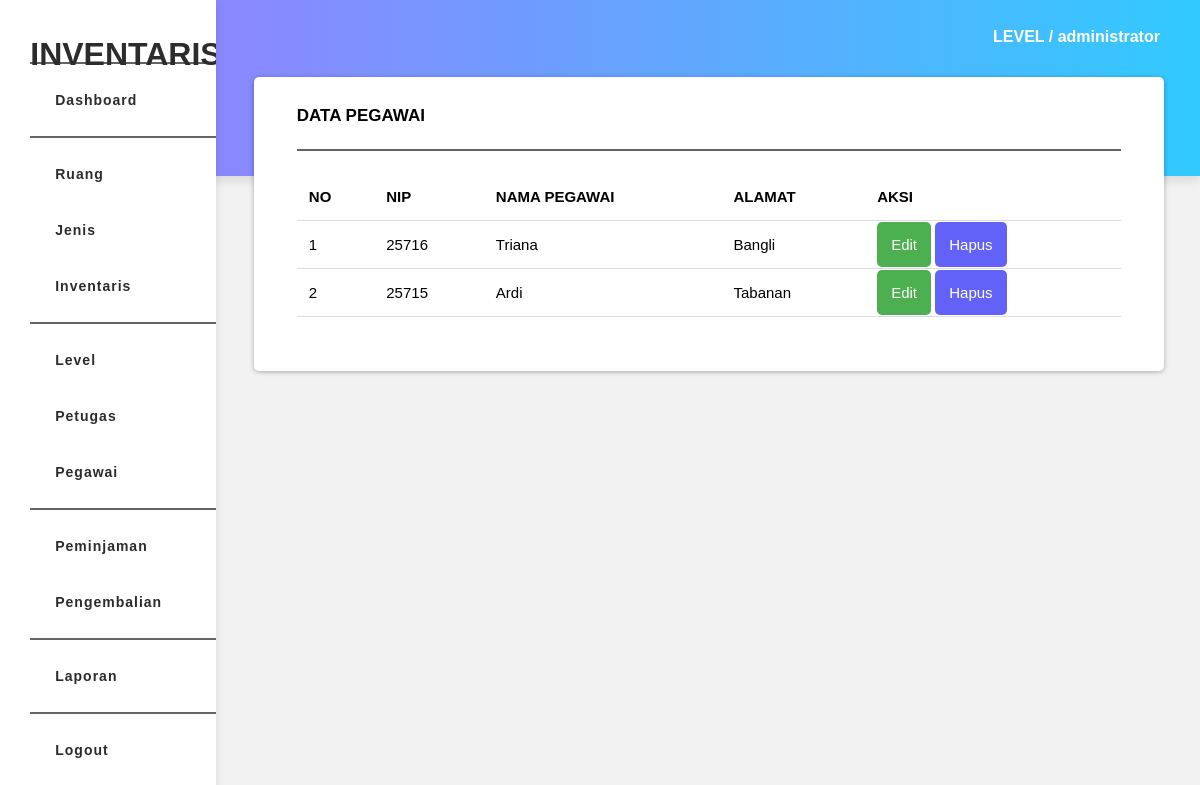
The app's page /views/pegawai/view_pegawai.php (signed in) with its own data.
### tables this page shows
CREATE TABLE `pegawai` (
  `id_pegawai` int(11) NOT NULL,
  `nama_pegawai` varchar(30) NOT NULL,
  `nip` varchar(20) NOT NULL,
  `password` varchar(10) NOT NULL,
  `alamat` text NOT NULL
);

### function/connect.php (called while the page is built, shortened)
<?php
class Connect
{
    private $host = 'localhost';
    private $user = 'root';
    private $pass = '';
    private $db   = 'inventaris';
    function __construct()
    {
        $this->conn = new mysqli($this->host, $this->user, $this->pass, $this->db);
    }
}
?>

### function/f_pegawai.php (called while the page is built, shortened)
<?php
include 'connect.php';
class Pegawai extends Connect
{
    public function view()
    {
        $query = "SELECT * FROM pegawai ORDER BY id_pegawai DESC";
        $hasil = $this->conn->query($query);
        $rows = mysqli_num_rows($hasil);
        if($rows >= 1){
            while($row = $hasil->fetch_assoc())
            {
                $result[] = $row;
            }
            return $result;
        }
    }
}
?>

### views/pegawai/view_pegawai.php (the view, shortened to what this page needs)
<!DOCTYPE html>
<html>
<head>
	<link rel="stylesheet" href="../../assets/css/style.css">
</head>
<body>
		<?php include '../../page/dashboard/sidebar.php' ?>
	<div class="container">
		<div class="text-level" style="margin-top: 3%;">
			<h4>LEVEL / <?php echo $_SESSION['level']; ?></h4>
		</div>
		<div class="section">
				<div class="text-table">
						<h4>Data Pegawai</h4>
				</div>
				<hr class="line">
				<div class="table">
						<table class="table-border">
							<thead>
								<tr>
									<th>NO</th>
									<th>NIP</th>
									<th>NAMA PEGAWAI</th>
									<th>ALAMAT</th>
									<th>AKSI</th>
								</tr>
							</thead>
							<?php
							include '../../function/f_pegawai.php';
							$pegawai = new Pegawai;
							$no = 1;
							$pe = $pegawai->view();
							if($pe < 1) {
								echo "<td colspan='5'>Belum Ada Data</td>";
							}else if($pe > 1){
							foreach($pe as $row){
							?>
							<tbody>
								<tr>
									<td><?php echo $no++; ?></td>
									<td><?php echo $row['nip']; ?></td>
									<td><?php echo $row['nama_pegawai']; ?></td>
									<td><?php echo $row['alamat']; ?></td>
									<td>
										<a href="update_pegawai.php?id=<?php echo $row['id_pegawai']; ?>"" class="btn btn-green">Edit</a>
										<a href="delete_pegawai.php?id=<?php echo $row['id_pegawai']; ?>" class="btn btn-red" onclick="return confirm('Anda Yakin Menghapus Pegawai <?php echo $row['nama_pegawai']; ?> ?');">Hapus</a>
									</td>
								</tr>
							</tbody>
							<?php }	} ?>
						</table>
				</div>
		</div>
	</div>
</body>
</html>

### assets/css/style.css (style rules this page uses)
body { background-color: #f2f2f2; font-family: sans-serif; }
a { text-decoration: none; }
.btn-red { background-color: #6362f8 !important; }
.btn-green { background-color: #4CAF50 !important; }
.btn { color: #fff; padding: 14px; font-size: 15px; border: none; border-radius: 5px; cursor: pointer; }
.container { margin-left: 20%; margin-top: 1%; position: relative; }
.text-level { margin-left: 79%; margin-top: -3.5%; font-family: sans-serif; color: #fff; }
.section { background-color: #fff; padding: 30px 43px; box-shadow: 0 1px 5px rgba(0, 0, 0, 0.3); display: inline-block; width: 87%; margin: 9px; border-radius: 5px; margin-bottom: 5%; }
.table { margin-top: 22px; margin-bottom: 24px; }
.table-border { width: 100%; border-collapse: collapse; }
th, td { border-bottom: 1.5px solid #ddd; padding: 15px 12px; text-align: left; font-size: 15px; }
.text-table { margin-top: -23px; font-size: 17px; text-transform: uppercase; }
.line { border: 0.5px solid #656363; }

### records on screen
pegawai: nip "25716", nama_pegawai "Triana", alamat "Bangli"
pegawai: nip "25715", nama_pegawai "Ardi", alamat "Tabanan"

### other values on screen
$_SESSION['level'] "administrator"
